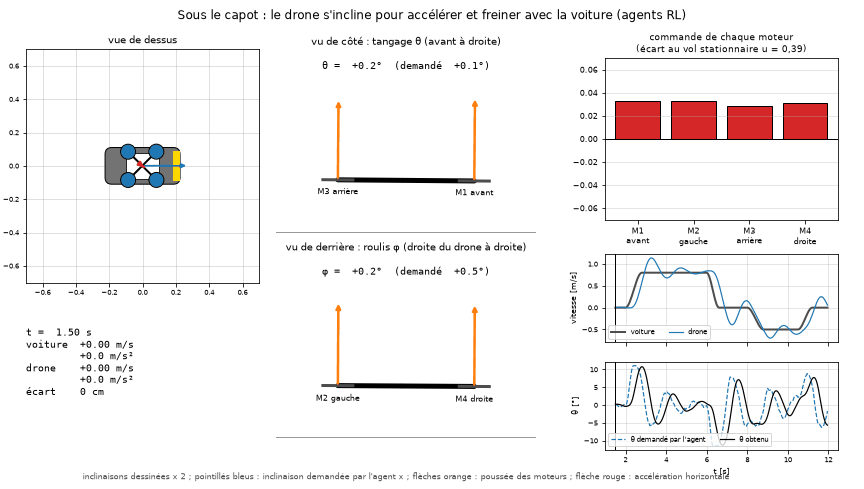
#> input picture rapport/presentation/07_sous_le_capot.gif, 864 x 489 px, given in place of 01_suivi_ligne_droite.gif, which was not available
$ python make_vignettes_presentation.py
#> lines starting #> are read from the running program, lines starting #| are printed output that depends on the picture
"""Une vignette par GIF de rapport/presentation/ (version PDF). Lancer : python rapport/scripts/make_vignettes_presentation.py"""
import sys
from pathlib import Path

from PIL import Image

sys.dont_write_bytecode = True
RAP = Path(__file__).resolve().parents[1]
CHOIX = {"01_suivi_ligne_droite": 0.45, "02_suivi_slalom": 0.55, "03_duel_ligne_droite": 0.6, "04_duel_slalom": 0.6,
         "07_sous_le_capot": 0.4, "09_agent_apprend": 0.95}
for nom, f in CHOIX.items():
    g = Image.open(RAP / "presentation" / f"{nom}.gif")
#> g is the input picture: PIL image 864x489 P; mean R, G, B 244.8, 242.4, 242.3
    g.seek(int((g.n_frames - 1) * f))
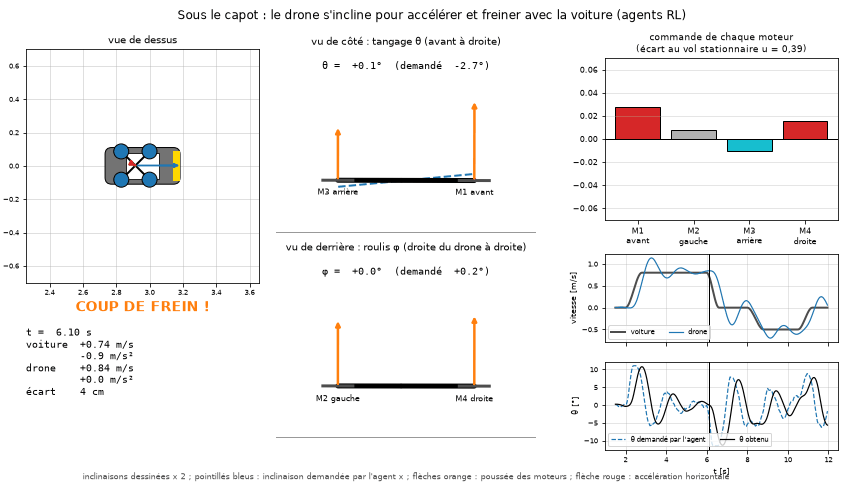
#> g: PIL image 864x489 RGB; mean R, G, B 245, 244.3, 244.1
    im = g.convert("RGB")
    w = 1100
    im.resize((w, int(im.height * w / im.width))).save(RAP / "figures" / f"vignette_{nom}.png")
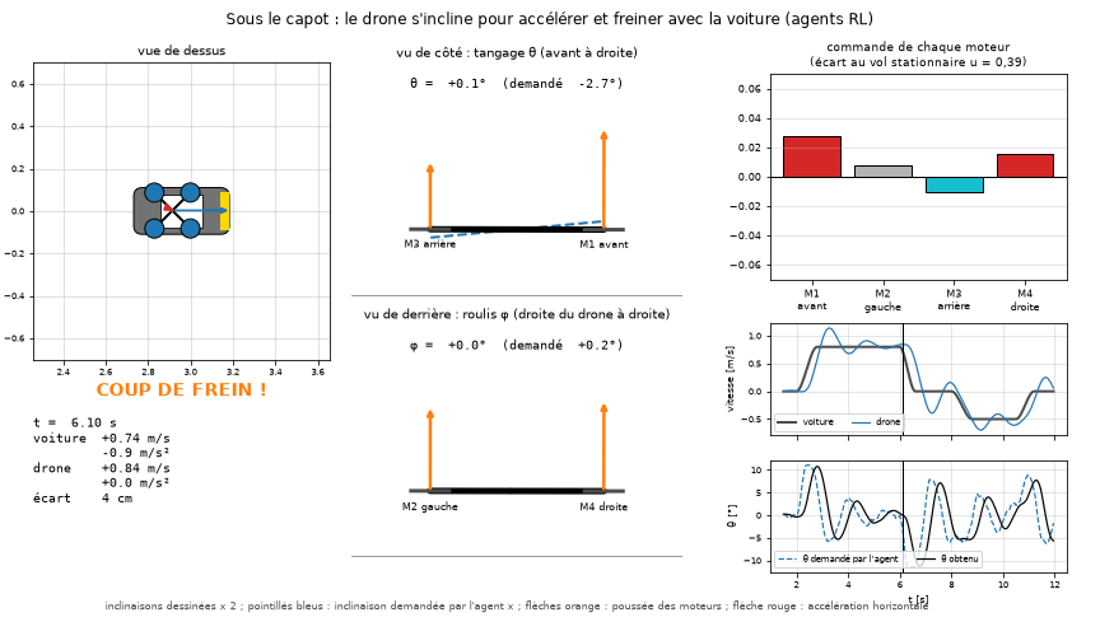
#> saved as vignette_01_suivi_ligne_droite.png: PIL image 1100x622 RGB; mean R, G, B 244.6, 243.9, 243.8
    print(nom, g.n_frames, im.size)
#| 01_suivi_ligne_droite 105 (864, 489)
#> pass 2 of the loop `for nom, f in CHOIX.items():`:
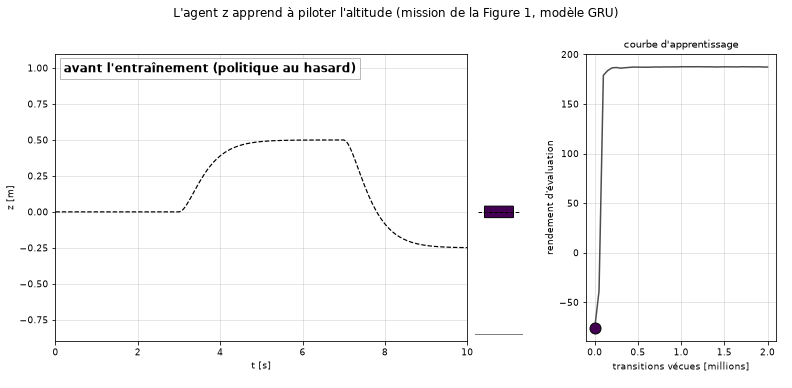
#> input picture rapport/presentation/09_agent_apprend.gif, 792 x 388 px, given in place of 02_suivi_slalom.gif, which was not available
#> g is the input picture: PIL image 792x388 P; mean R, G, B 248.6, 248.5, 248.6
#> `g.seek(int((g.n_frames - 1) * f))`:
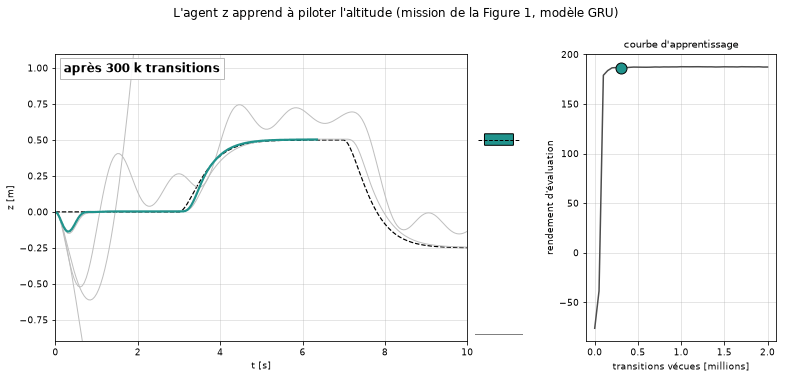
#> g: PIL image 792x388 RGB; mean R, G, B 248.3, 248.7, 248.7
#> `im.resize((w, int(im.height * w / im.width))).save(RAP / "figures" / f..`:
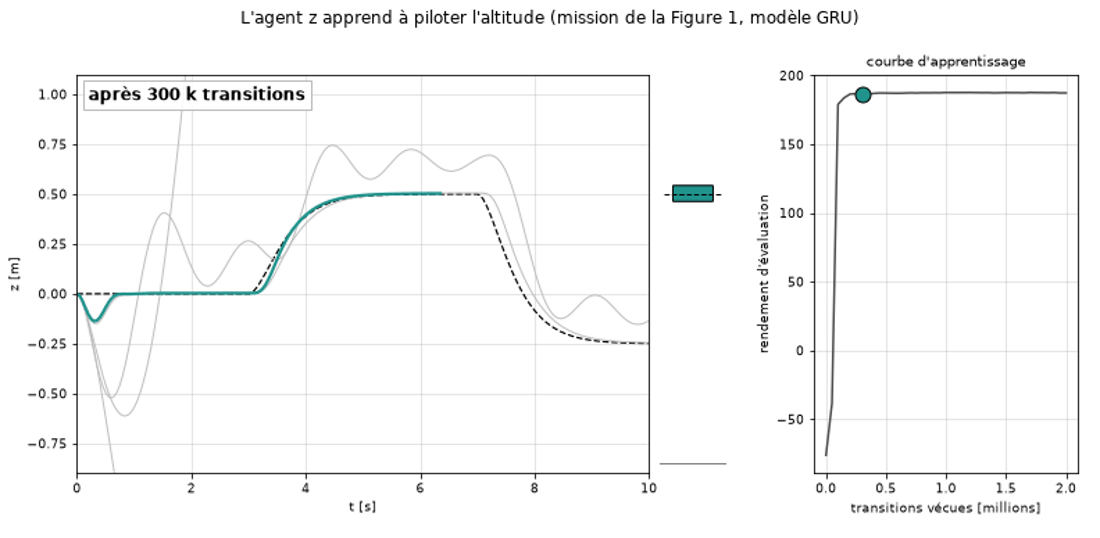
#> saved as vignette_02_suivi_slalom.png: PIL image 1100x538 RGB; mean R, G, B 248, 248.4, 248.4
#| 02_suivi_slalom 231 (792, 388)
#> (the run stopped early here; a loop or call above may not have finished)
